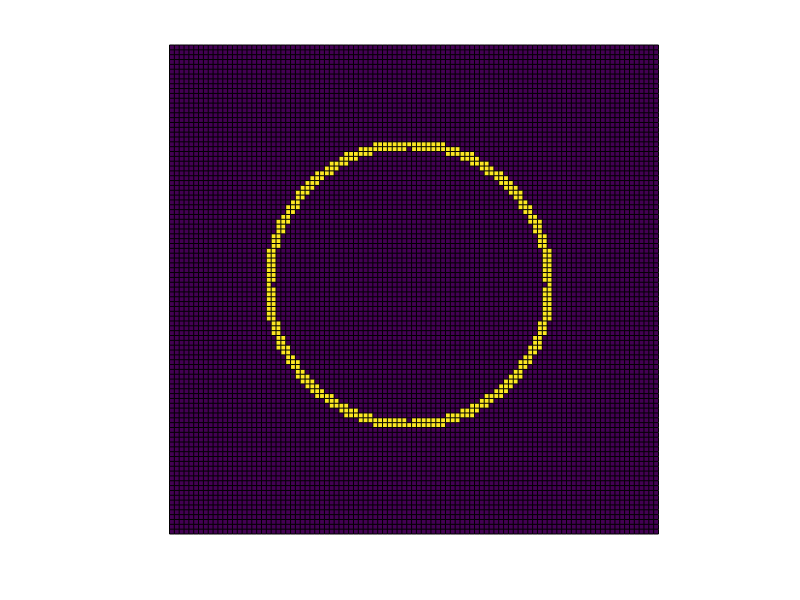

This figure's MATLAB source:
%This script plots a matrix stored in a text file to the screen
%and saves it to a .jpg file for inclusion in your Class Test 
%submission.
%
%You can change the names of the inputs/outputs as you wish.

clear all
close all
Z = load("matrix.dat"); %Change the filename if required

Z = flip(Z); %Reverse the rows
[n,m] = size(Z);

Z = [Z;zeros(1,m)]; %Pad the matrix
Z = [Z zeros(n+1,1)];

s = pcolor(Z); %Plot the matrix
axis off
axis square

%Export to jpg
saveas(s,'matrix.jpg') %Change the filename if required